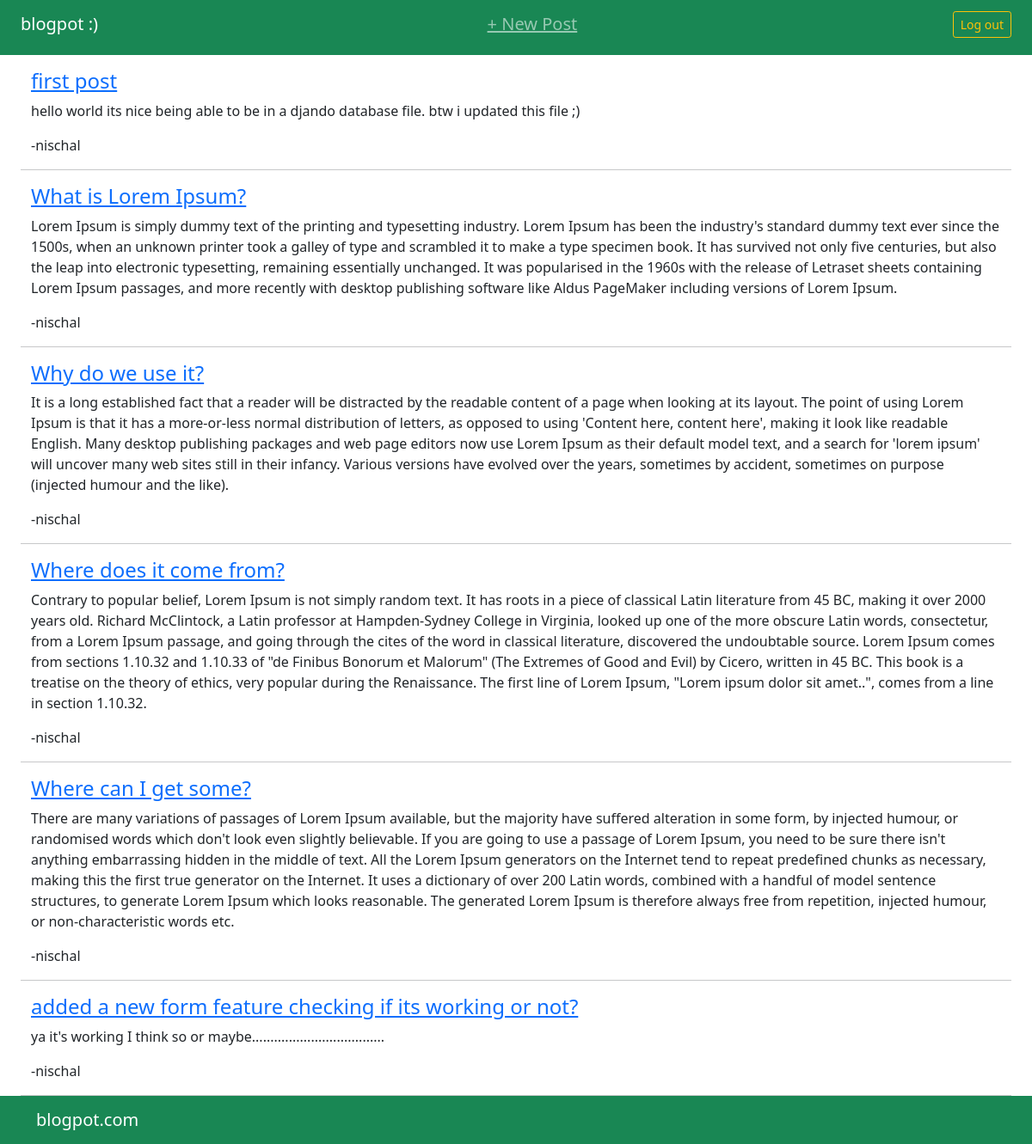
Screenshot of / (signed in) with the database file from the repository.
### blog/models.py (models this page shows, shortened)
class Post(models.Model):
    title = models.CharField(max_length=200)
    author = models.ForeignKey(
        'auth.User',
        on_delete=models.CASCADE,
    )
    body = models.TextField()

### blog/views.py (the view)
# urls.py: path('', BlogListView.as_view(), name='home'),
class BlogListView(ListView):
    model = Post
    template_name = 'home.html'

### templates/home.html
{% extends 'base.html' %}
{% block content %}
{% for post in object_list %}
<div class="post-entry container-fluid mb-3 my-3  ">
    <div class=" container-fluid">
        <h4><a href="{% url 'post_detail' post.pk %}">{{ post.title }}</a></h4>
    </div>
    <div class=" container-fluid">
        <p>{{ post.body }}</p>
        <text>-{{ post.author }}</text>
    </div>
    <hr>
</div>
{% endfor %}
<p>just checking if this chunk stays hidden or not</p>
{% endblock content %}

### rows the page displays
Post: title "first post", body "hello world its nice being able to be in a djando database file. btw i updated this file ;)", author "nischal"
Post: title "What is Lorem Ipsum?", body "Lorem Ipsum is simply dummy text of the printing and typesetting industry. Lorem Ipsum has been the industry's standard dummy text ever since the 1500s, when an unknown printer took a galley of type and scrambled it to make a type specimen book. It has survived not only five centuries, but also the leap into electronic typesetting, remaining essentially unchanged. It was popularised in the 1960s with the release of Letraset sheets containing Lorem Ipsum passages, and more recently with desktop publishing software like Aldus PageMaker including versions of Lorem Ipsum.", author "nischal"
Post: title "Why do we use it?", body "It is a long established fact that a reader will be distracted by the readable content of a page when looking at its layout. The point of using Lorem Ipsum is that it has a more-or-less normal distribution of letters, as opposed to using 'Content here, content here', making it look like readable English. Many desktop publishing packages and web page editors now use Lorem Ipsum as their default model text, and a search for 'lorem ipsum' will uncover many web sites still in their infancy. Various versions have evolved over the years, sometimes by accident, sometimes on purpose (injected humour and the like).", author "nischal"
Post: title "Where does it come from?", body "Contrary to popular belief, Lorem Ipsum is not simply random text. It has roots in a piece of classical Latin literature from 45 BC, making it over 2000 years old. Richard McClintock, a Latin professor at Hampden-Sydney College in Virginia, looked up one of the more obscure Latin words, consectetur, from a Lorem Ipsum passage, and going through the cites of the word in classical literature, discovered the undoubtable source. Lorem Ipsum comes from sections 1.10.32 and 1.10.33 of \"de Finibus Bonorum et Malorum\" (The Extremes of Good and Evil) by Cicero, written in 45 BC. This book is a treatise on the theory of ethics, very popular during the Renaissance. The first line of Lorem Ipsum,…", author "nischal"
Post: title "Where can I get some?", body "There are many variations of passages of Lorem Ipsum available, but the majority have suffered alteration in some form, by injected humour, or randomised words which don't look even slightly believable. If you are going to use a passage of Lorem Ipsum, you need to be sure there isn't anything embarrassing hidden in the middle of text. All the Lorem Ipsum generators on the Internet tend to repeat predefined chunks as necessary, making this the first true generator on the Internet. It uses a dictionary of over 200 Latin words, combined with a handful of model sentence structures, to generate Lorem Ipsum which looks reasonable. The generated Lorem Ipsum is therefore always free from…", author "nischal"
Post: title "added a new form feature checking if its working or not?", body "ya it's working I think so or maybe....................................", author "nischal"
